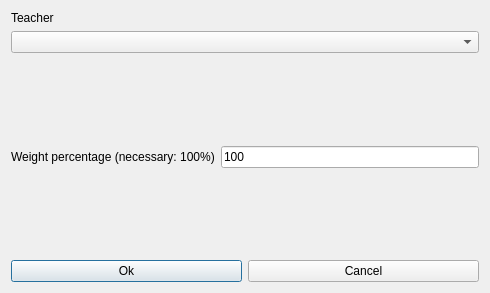
<?xml version="1.0" encoding="UTF-8"?>
<ui version="4.0">
 <class>ModifyConstraintTeacherMaxTwoActivityTagsPerDayFromN1N2N3Form_template</class>
 <widget class="QDialog" name="ModifyConstraintTeacherMaxTwoActivityTagsPerDayFromN1N2N3Form_template">
  <property name="geometry">
   <rect>
    <x>0</x>
    <y>0</y>
    <width>490</width>
    <height>293</height>
   </rect>
  </property>
  <property name="windowTitle">
   <string extracomment="This is the title of the dialog to modify a constraint of this type">Modify teacher max two activity tags per day from N1 N2 N3</string>
  </property>
  <layout class="QGridLayout" name="gridLayout">
   <item row="3" column="0">
    <spacer name="verticalSpacer_2">
     <property name="orientation">
      <enum>Qt::Vertical</enum>
     </property>
     <property name="sizeHint" stdset="0">
      <size>
       <width>20</width>
       <height>29</height>
      </size>
     </property>
    </spacer>
   </item>
   <item row="0" column="0">
    <layout class="QGridLayout">
     <item row="1" column="0">
      <widget class="QComboBox" name="teachersComboBox">
       <property name="editable">
        <bool>false</bool>
       </property>
       <property name="insertPolicy">
        <enum>QComboBox::NoInsert</enum>
       </property>
       <property name="duplicatesEnabled">
        <bool>false</bool>
       </property>
      </widget>
     </item>
     <item row="0" column="0">
      <widget class="QLabel" name="teacherTextLabel">
       <property name="frameShape">
        <enum>QFrame::NoFrame</enum>
       </property>
       <property name="frameShadow">
        <enum>QFrame::Plain</enum>
       </property>
       <property name="text">
        <string>Teacher</string>
       </property>
       <property name="wordWrap">
        <bool>false</bool>
       </property>
      </widget>
     </item>
    </layout>
   </item>
   <item row="1" column="0">
    <spacer name="spacer7">
     <property name="orientation">
      <enum>Qt::Vertical</enum>
     </property>
     <property name="sizeType">
      <enum>QSizePolicy::Expanding</enum>
     </property>
     <property name="sizeHint" stdset="0">
      <size>
       <width>20</width>
       <height>21</height>
      </size>
     </property>
    </spacer>
   </item>
   <item row="2" column="0">
    <layout class="QHBoxLayout" name="horizontalLayout_2">
     <item>
      <widget class="QLabel" name="weightTextLabel">
       <property name="frameShape">
        <enum>QFrame::NoFrame</enum>
       </property>
       <property name="frameShadow">
        <enum>QFrame::Plain</enum>
       </property>
       <property name="text">
        <string>Weight percentage (necessary: 100%)</string>
       </property>
       <property name="wordWrap">
        <bool>false</bool>
       </property>
      </widget>
     </item>
     <item>
      <widget class="QLineEdit" name="weightLineEdit">
       <property name="text">
        <string notr="true">100</string>
       </property>
      </widget>
     </item>
    </layout>
   </item>
   <item row="4" column="0">
    <layout class="QHBoxLayout">
     <item>
      <widget class="QPushButton" name="okPushButton">
       <property name="text">
        <string>Ok</string>
       </property>
      </widget>
     </item>
     <item>
      <widget class="QPushButton" name="cancelPushButton">
       <property name="text">
        <string>Cancel</string>
       </property>
      </widget>
     </item>
    </layout>
   </item>
  </layout>
 </widget>
 <layoutdefault spacing="6" margin="11"/>
 <resources/>
 <connections/>
</ui>
